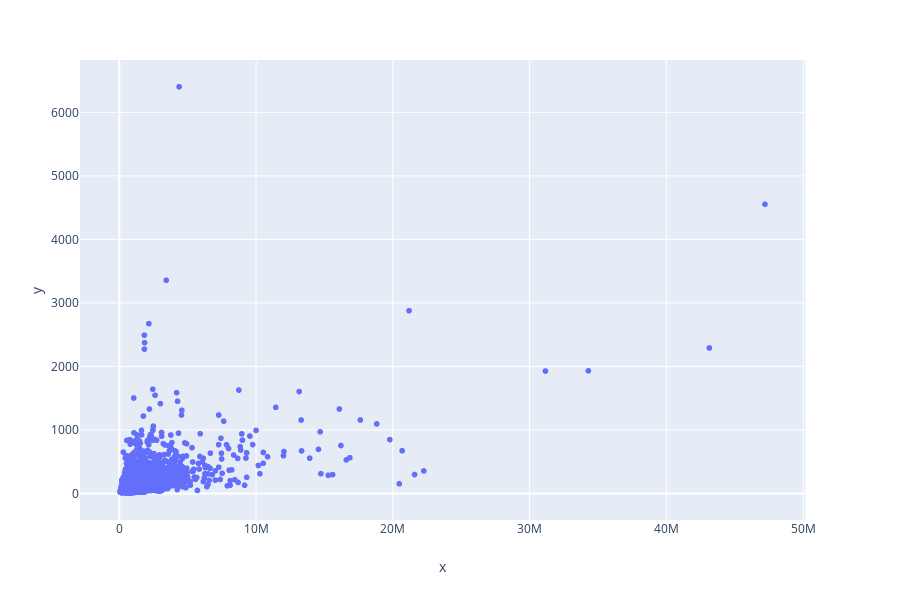

Notebook code for this chart:
### Code cell
import plotly.express as px
fig = px.scatter(x=ted['浏览量'], y=ted['评论数'])
fig.show()

### Figure 1 — Plotly figure (JSON) as saved in the notebook; plotly's stock layout.template omitted (floating-point values rounded to 4 significant figures; data arrays with more than 128 entries replaced by an {"elided": "..."} marker saying what was removed)
{"data": [{"hoverlabel": {"namelength": 0}, "hovertemplate": "x=%{x}<br>y=%{y}", "legendgroup": "", "marker": {"color": "#636efa", "symbol": "circle"}, "mode": "markers", "name": "", "showlegend": false, "type": "scattergl", "x": {"elided": "2550 int values"}, "xaxis": "x", "y": {"elided": "2550 int values"}, "yaxis": "y"}], "layout": {"height": 600, "legend": {"tracegroupgap": 0}, "margin": {"t": 60}, "xaxis": {"anchor": "y", "domain": [0, 0.98], "title": {"text": "x"}}, "yaxis": {"anchor": "x", "domain": [0, 1], "title": {"text": "y"}}}}
